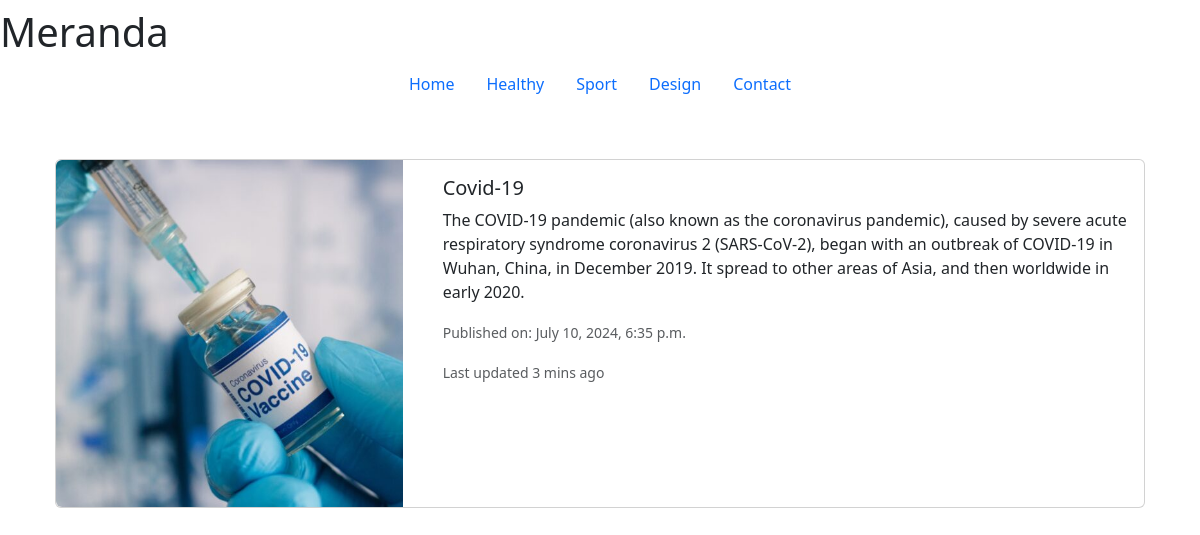
Page /healthy/2/ on the committed database.
### meranda/models.py (models this page shows, shortened)
class Healthy(models.Model):
    category = models.ForeignKey(Category, on_delete=models.CASCADE, related_name='healthies', verbose_name='Category')
    title = models.CharField(max_length=100, verbose_name='Title')
    content = models.TextField(verbose_name='Content')
    created_at = models.DateTimeField(auto_now_add=True, verbose_name='Created At')
    hygiene = models.CharField(max_length=2000, blank=True, null=True, verbose_name='Hygiene Tips')
    img = models.ImageField(upload_to='health_img/', verbose_name='Image')
    class Meta:
        ordering = ['-created_at']
        verbose_name_plural = 'Healthies'

### meranda/views.py (the view)
# urls.py: path('healthy/<int:pk>/', views.HealthyDetailView.as_view(), name='healthy-detail'),
class HealthyDetailView(DetailView):
    model = Healthy
    template_name = 'meranda/healthy_detail.html'

### meranda/templates/meranda/healthy_detail.html (shortened to what this page needs)
<!DOCTYPE html>
<html lang="en">
<head>
  <link href="https://cdn.jsdelivr.net/npm/bootstrap@5.3.3/dist/css/bootstrap.min.css" rel="stylesheet">
</head>
<body>
  <div>
    <header>
      <div><h1>Meranda</h1></div>
      <ul class="nav justify-content-center">
        <li class="nav-item">
          <a class="nav-link" href="{% url 'category-list' %}">Home</a>
        </li>
        <li class="nav-item">
          <a class="nav-link active" aria-current="page" href="{% url 'healthy-list' %}">Healthy</a>
        </li>
        <li class="nav-item">
          <a class="nav-link" href="{% url 'sport-list' %}">Sport</a>
        </li>
        <li class="nav-item">
          <a class="nav-link" href="{% url 'design-list' %}">Design</a>
        </li>
        <li class="nav-item">
          <a class="nav-link" href="{% url 'index' %}">Contact</a>
        </li>
      </ul>
    </header>
  </div>
  <div class="card mb-3"style="margin: 55px;">
    <div class="row no-gutters">
      <div class="col-md-4" style="text-align: center;">
        <img src="{{ object.img.url }}" class="img-fluid rounded-start" alt="{{ object.title }}">
      </div>
      <div class="col-md-8">
        <div class="card-body">
          <h5 class="card-title">{{ object.title }}</h5>
          <p class="card-text">{{ object.content }}</p>
          <p class="card-text"><small class="text-muted">Published on: {{ object.created_at }}</small></p>
          <p class="card-text"><small class="text-body-secondary">Last updated 3 mins ago</small></p>
        </div>
      </div>
    </div>
  </div>
</body>
</html>

### rows in the picture
Healthy: img (picture), title "Covid-19", content "The COVID-19 pandemic (also known as the coronavirus pandemic), caused by severe acute respiratory syndrome coronavirus 2 (SARS-CoV-2), began with an outbreak of COVID-19 in Wuhan, China, in December 2019. It spread to other areas of Asia, and then worldwide in early 2020.", created_at "July 10, 2024, 6:35 p.m."
